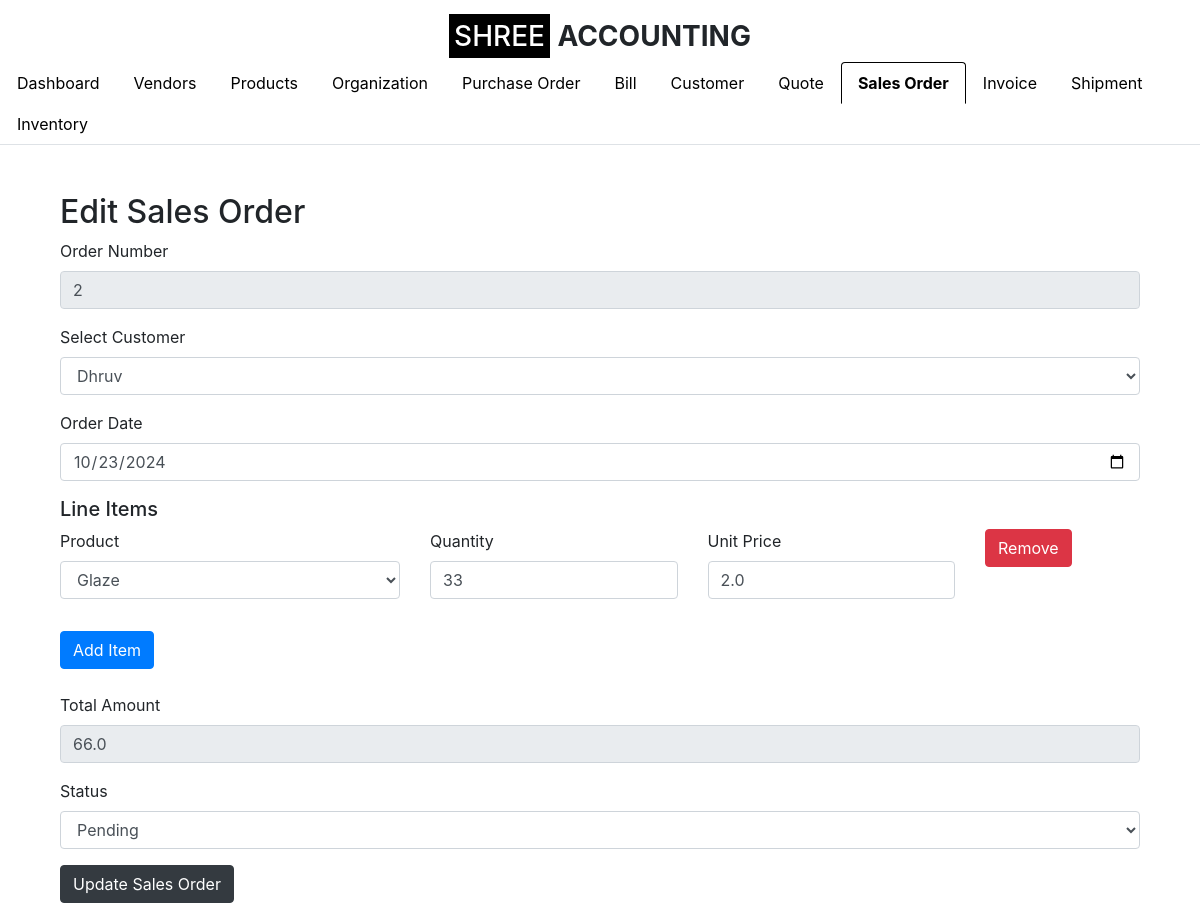
The page /edit_sales_order/2 (signed in) on the database its author committed.
### app.py (models this page shows, shortened)
class SalesOrder(db.Model):
    __tablename__ = 'sales_order'
    id = db.Column(db.Integer, primary_key=True)
    order_number = db.Column(db.String(50), nullable=False, unique=True)
    customer_id = db.Column(db.Integer, db.ForeignKey('customer.id'), nullable=False)
    order_date = db.Column(db.Date, nullable=False)
    total_amount = db.Column(db.Float, nullable=False)
    status = db.Column(db.String(50), nullable=False, default='Draft')
    organization_id = db.Column(db.Integer, db.ForeignKey('setup_organization.id'), nullable=False)
    quote_id = db.Column(db.Integer, db.ForeignKey('quote.id'), nullable=True)  # Nullable if not all Sales Orders are created from Quotes
    invoice_id = db.Column(db.Integer, db.ForeignKey('invoice.id'), nullable=True)  # Nullable if the Sales Order is not invoiced
    customer = db.relationship('Customer', backref=db.backref('sales_orders', lazy=True))
    organization = db.relationship('SetupOrganization', backref=db.backref('sales_orders', lazy=True))
    quote = db.relationship('Quote', backref=db.backref('sales_orders', lazy=True))  # Establish relationship with Quote
    line_items = db.relationship('SalesOrderLineItem', backref='order_ref', lazy=True, cascade="all, delete-orphan")
    invoice = db.relationship('Invoice', backref=db.backref('sales_orders', lazy=True))  # Establish relationship with Invoice

class Customer(db.Model):
    id = db.Column(db.Integer, primary_key=True)
    customer_name = db.Column(db.String(100), nullable=False)
    company_name = db.Column(db.String(100), nullable=False)
    email_id = db.Column(db.String(100), nullable=False)
    phone_number = db.Column(db.String(15), nullable=False)
    address = db.Column(db.String(255), nullable=False)
    gst_number = db.Column(db.String(15), nullable=True)  # GST Number is optional
    organization_id = db.Column(db.Integer, db.ForeignKey('organization.id'), nullable=False)
    organization = db.relationship('Organization', backref=db.backref('customers', lazy=True))

class SalesOrderLineItem(db.Model):
    __tablename__ = 'sales_order_line_item'
    id = db.Column(db.Integer, primary_key=True)
    sales_order_id = db.Column(db.Integer, db.ForeignKey('sales_order.id'), nullable=False)
    product_id = db.Column(db.Integer, db.ForeignKey('product.id'), nullable=False)  # Add product_id as FK
    quantity = db.Column(db.Integer, nullable=False)
    unit_price = db.Column(db.Float, nullable=False)
    product = db.relationship('Product', backref=db.backref('sales_order_line_items', lazy=True))
    sales_order = db.relationship('SalesOrder', backref=db.backref('sales_order_line_items', lazy=True))

class Product(db.Model):
    id = db.Column(db.Integer, primary_key=True)
    product_name = db.Column(db.String(100), nullable=False)
    description = db.Column(db.String(255), nullable=True)
    product_code = db.Column(db.String(50), nullable=False, unique=True)
    sku = db.Column(db.String(50), nullable=True)  # Include SKU
    unit = db.Column(db.String(20), nullable=False)
    category = db.Column(db.String(50), nullable=False)  # e.g., Consumable, Trading, etc.
    product_type = db.Column(db.String(50), nullable=False)  # e.g., Finished Product, Service, Raw Material
    brand = db.Column(db.String(50), nullable=True)
    unit_price = db.Column(db.Float, nullable=False)
    cost_price = db.Column(db.Float, nullable=True)
    quantity_in_stock = db.Column(db.Integer, nullable=False, default=0)
    reorder_level = db.Column(db.Integer, nullable=True, default=10)
    gst_rate = db.Column(db.Float, nullable=True)
    hsn_code = db.Column(db.String(20), nullable=True)
    supplier = db.Column(db.String(100), nullable=True)
    status = db.Column(db.String(20), nullable=False, default='Active')
    created_at = db.Column(db.DateTime, default=datetime.utcnow)
    updated_at = db.Column(db.DateTime, default=datetime.utcnow, onupdate=datetime.utcnow)
    organization_id = db.Column(db.Integer, db.ForeignKey('setup_organization.id'), nullable=False)
    organization = db.relationship('SetupOrganization', backref=db.backref('products', lazy=True))

### app.py (the view)
    def wrap(*args, **kwargs):
        if 'logged_in' in session:
            return f(*args, **kwargs)
        else:
            flash('Please log in first.', 'warning')
            return redirect(url_for('login'))

### app.py (called while the page is built, shortened)
def login_required(f):
    def wrap(*args, **kwargs):
        if 'logged_in' in session:
            return f(*args, **kwargs)
        else:
            flash('Please log in first.', 'warning')
            return redirect(url_for('login'))
    wrap.__name__ = f.__name__
    return wrap

@app.route('/edit_sales_order/<int:sales_order_id>', methods=['GET', 'POST'])
@login_required
def edit_sales_order(sales_order_id):
    organization_id = session.get('organization_id')
    sales_order = SalesOrder.query.filter_by(id=sales_order_id, organization_id=organization_id).first_or_404()
    line_items = SalesOrderLineItem.query.filter_by(sales_order_id=sales_order_id).all()
    print("Line Items Retrieved: ", line_items)
    customers = Customer.query.filter_by(organization_id=organization_id).all()
    products = Product.query.filter_by(organization_id=organization_id).all()  # Get products for organization
    return render_template(
        'edit_sales_order.html',
        sales_order=sales_order,
        line_items=line_items,
        customers=customers,
        products=products,
        show_logo=True,
        active_tab='sales_order'
    )

### templates/edit_sales_order.html (shortened to what this page needs)
{% extends "base.html" %}
{% block content %}
<div class="container mt-5">
    <h2>Edit Sales Order</h2>
    <form method="POST" action="{{ url_for('edit_sales_order', sales_order_id=sales_order.id) }}">
        <div class="form-group">
            <label for="order_number">Order Number</label>
            <input type="text" class="form-control" id="order_number" name="order_number" value="{{ sales_order.order_number }}" readonly>
        </div>
        <div class="form-group">
            <label for="customer_id">Select Customer</label>
            <select class="form-control" id="customer_id" name="customer_id" required>
                {% for customer in customers %}
                <option value="{{ customer.id }}" {% if sales_order.customer_id == customer.id %}selected{% endif %}>
                    {{ customer.customer_name }}
                </option>
                {% endfor %}
            </select>
        </div>
        <div class="form-group">
            <label for="order_date">Order Date</label>
            <input type="date" class="form-control" id="order_date" name="order_date" value="{{ sales_order.order_date }}" required>
        </div>
        <div id="line-items-section">
            <h5>Line Items</h5>
            {% for line_item in line_items %}
            <div class="line-item row mb-3">
                <div class="form-group col-md-4">
                    <label for="product_id_{{ loop.index }}">Product</label>
                    <select class="form-control" name="product_id[]" id="product_id_{{ loop.index }}" required>
                        {% for product in products %}
                        <option value="{{ product.id }}" {% if line_item.product_id == product.id %}selected{% endif %}>
                            {{ product.product_name }}
                        </option>
                        {% endfor %}
                    </select>
                </div>
                <div class="form-group col-md-3">
                    <label for="quantity_{{ loop.index }}">Quantity</label>
                    <input type="number" class="form-control" name="quantity[]" id="quantity_{{ loop.index }}" placeholder="Quantity" min="1" value="{{ line_item.quantity }}" required oninput="calculateTotal()">
                </div>
                <div class="form-group col-md-3">
                    <label for="unit_price_{{ loop.index }}">Unit Price</label>
                    <input type="number" class="form-control" name="unit_price[]" id="unit_price_{{ loop.index }}" placeholder="Unit Price" step="0.01" value="{{ line_item.unit_price }}" required oninput="calculateTotal()">
                </div>
                <div class="form-group col-md-2">
                    <button type="button" class="btn btn-danger remove-item">Remove</button>
                </div>
            </div>
            {% endfor %}
        </div>
        <button type="button" class="btn btn-primary" id="add-item-btn">Add Item</button>
        <div class="form-group mt-4">
            <label for="total_amount">Total Amount</label>
            <input type="number" class="form-control" id="total_amount" name="total_amount" step="0.01" value="{{ sales_order.total_amount }}" required readonly>
        </div>
        <div class="form-group">
            <label for="status">Status</label>
            <select class="form-control" id="status" name="status" required>
                <option value="Pending" {% if sales_order.status == 'Pending' %}selected{% endif %}>Pending</option>
            </select>
        </div>
        <button type="submit" class="btn btn-dark">Update Sales Order</button>
    </form>
</div>
{% endblock %}

### rows shown on the page
SalesOrder: order_number "2", customer_id "Dhruv", order_date "10/23/2024", total_amount "66.0"
SalesOrderLineItem: product.product_name "Glaze", quantity "33", unit_price "2.0"
